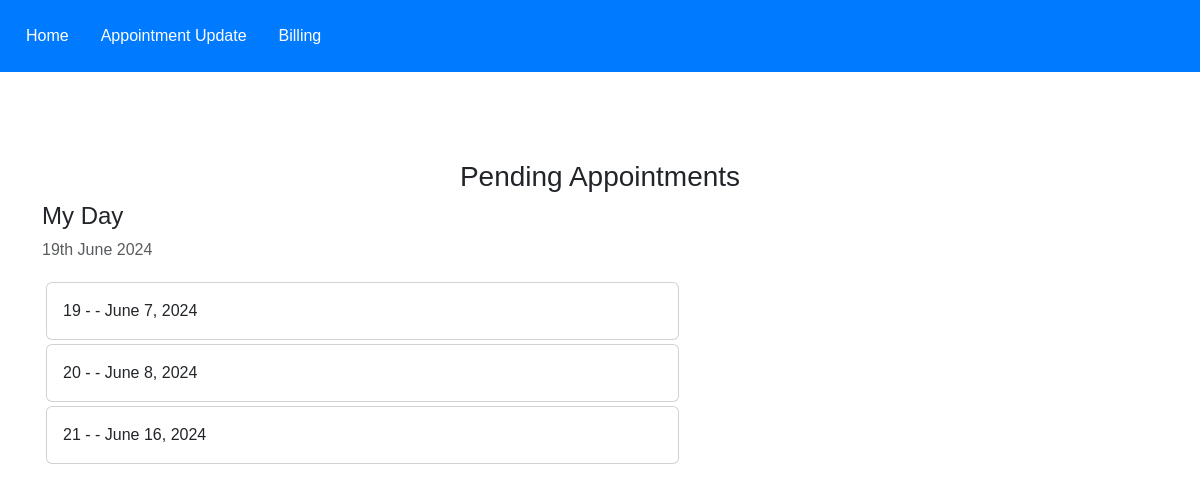
The app's page /pending_appointment, older data.
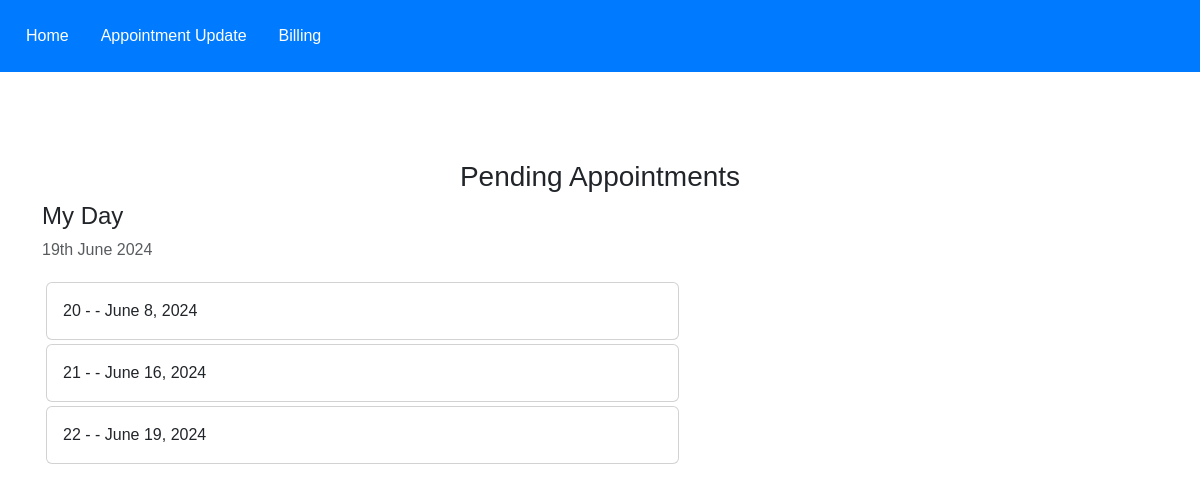
The same page, newer data.
### Hospital_app/models.py (models this page shows, shortened)
class Appointment(models.Model):
    GENDER = [
        ('other', 'Other'),
        ('male', 'Male'),
        ('female', 'Female'),
    ]
    user = models.ForeignKey(User, on_delete=models.CASCADE)
    first_name = models.CharField(max_length=100)
    last_name = models.CharField(max_length=100, default='')
    email = models.EmailField(max_length=100, default='')
    phone = models.IntegerField(max_length=10, default=9404733748)
    department = models.ForeignKey(Department, on_delete=models.CASCADE, default=False)
    doctor = models.ForeignKey(Doctor, on_delete=models.CASCADE,  default=False)
    date = models.DateField(auto_now_add=True)
    gender = models.CharField(max_length=10, choices=GENDER, default='other')
    is_completed = models.BooleanField(default=False)
    is_cancelled = models.BooleanField(default=False)
    status = models.BooleanField(default=True)
    billed = models.BooleanField(default=False)

### hospital_staff/views.py (the view)
# urls.py: path('pending_appointment', views.pending_appointment, name='pending_appointment'),
def pending_appointment(request):
    task = Appointment.objects.filter(is_completed=False)
    return render(request, 'staff/pending_appointment.html', {'task': task})

### templates/staff/pending_appointment.html (shortened to what this page needs)
<!DOCTYPE html>
<html lang="en">
<head>
    <link href="https://cdn.jsdelivr.net/npm/bootstrap@5.3.0-alpha1/dist/css/bootstrap.min.css" rel="stylesheet">
    <link rel="stylesheet" href="https://cdnjs.cloudflare.com/ajax/libs/font-awesome/4.7.0/css/font-awesome.min.css">
</head>
<body>
{% include 'staff/navbar.html'%}
    <div class="container">
        <h3 class="pt-5 text-center">Pending Appointments</h3>
        <div class="row">
            <h4>My Day</h4>
            <p class="text-muted">{% now "jS F Y" %}</p>
            <div class="col-md-7 col-lg-7" style="height: 450px; overflow:scroll;">
                {% for i in task %}
                <div class="card m-1">
                    <div class="card-body">
                       {{i.id}} - {{i.fullname}} - {{i.date}}
                    </div>
                </div>
                {% endfor %}
            </div>
        </div>
        </div>
</body>
</html>

Row changes from the older to the newer data that the page shows:
removed Appointment: id "19", date "June 7, 2024"
added Appointment: id "22", date "June 19, 2024"
